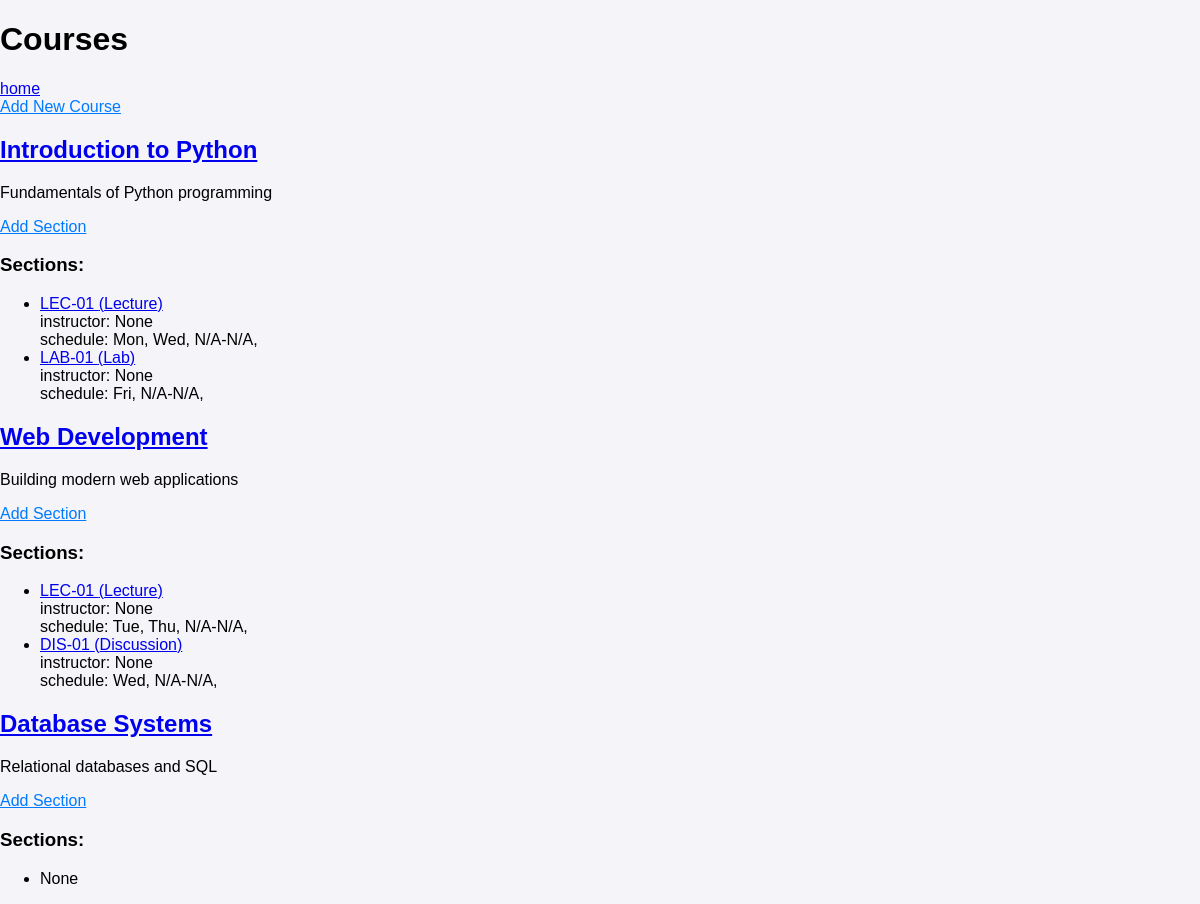
/sudo/course/, run on the app's committed database.
### webapp/models/courses.py (models this page shows, shortened)
class Course(models.Model):
    name = models.CharField(default=None, max_length=50)
    description = models.TextField(blank=True)

### webapp/models/section.py (models this page shows, shortened)
class Section(models.Model):
    name = models.CharField(max_length=100)
    schedule = models.JSONField(default=dict)
    section_type = models.CharField(
        max_length=3,
        choices=SectionType,
        default=SectionType.LECTURE,
    )
    course = models.ForeignKey('Course', on_delete=models.CASCADE, related_name='sections')
    instructor = models.ForeignKey(
        settings.AUTH_USER_MODEL,
        on_delete=models.SET_NULL,
        null=True,
        blank=True,
        related_name='sections_taught'
    )
    main_section = models.ForeignKey(
        'self',
        null=True,
        blank=True,
        on_delete=models.CASCADE,
        related_name='sub_sections'
    )
    class Meta:
        unique_together = (
            ('course', 'name'),
            ('main_section', 'name'),
        )

### webapp/views/admin.py (the view)
# urls.py: path('sudo/course/', views.courses_list, name='courses_list'),
def courses_list(request):
    courses = Course.objects.all().prefetch_related('sections')
    return render(request, 'admin_pages/list_course.html', {'courses': courses})

### webapp/templatetags/site_tags.py (called while the page is built)
@register.filter
def format_schedule(schedule):
    return (
        f"{', '.join(schedule.get('days', []))}, "
        f"{schedule.get('start_time', 'N/A')}-{schedule.get('end_time', 'N/A')}, "
        f"{schedule.get('semester', '')} {schedule.get('year', '')}"
    )

### templates/admin_pages/list_course.html (shortened to what this page needs)
{% extends "master.html" %}
{% load static %}
{% load site_tags %}
{% block includes %}
    <link rel="stylesheet" href="{% static 'css/base_theme.css' %}">
{% endblock %}
{% block content %}
    <h1>Courses</h1>
    <a href="{% url 'admin_home' %}">home</a><br>
    <a href="{% url 'add_course' %}" class="btn">Add New Course</a>
    {% for course in courses %}
    <div class="course-card">
        <h2>
            <a href="{% url 'edit_course' course.id %}">{{ course.name }}</a>
        </h2>
        <p>{{ course.description }}</p>
        <a href="{% url 'add_section' course.id %}" class="btn">
            Add Section
        </a>
        <div class="sections-list">
            <h3>Sections:</h3>
            <ul>
                {% for section in course.sections.all %}
                <li>
                    <a href="{% url 'edit_section' section.id %}">
                        {{ section.name }} ({{ section.get_section_type_display }})
                    </a>
                    <div class="schedule">
                        instructor: {{ section.instructor }}<br>
                        schedule: {{ section.schedule|format_schedule }}
                    </div>
                </li>
                {% empty %}
                    <li>None</li>
                {% endfor %}
            </ul>
        </div>
    </div>
{% endfor %}
{% endblock %}

### templates/static/css/base_theme.css (style rules this page uses)
body { font-family: Arial, sans-serif; margin: 0; padding: 0; background-color: #f4f4f9; }
.btn { background: none; border: none; color: #007bff; text-decoration: underline; cursor: pointer; font: inherit; padding: 0; margin: 0; }

### data on the page
Course: name "Introduction to Python", description "Fundamentals of Python programming"
Section: name "LEC-01", section_type "Lecture", instructor "None", schedule "Mon, Wed, N/A-N/A,"
Section: name "LAB-01", section_type "Lab", instructor "None", schedule "Fri, N/A-N/A,"
Course: name "Web Development", description "Building modern web applications"
Section: name "LEC-01", section_type "Lecture", instructor "None", schedule "Tue, Thu, N/A-N/A,"
Section: name "DIS-01", section_type "Discussion", instructor "None", schedule "Wed, N/A-N/A,"
Course: name "Database Systems", description "Relational databases and SQL"
